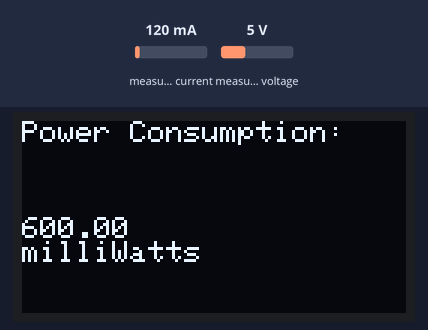
Bench run of a sketch on a simulated ESP32. On the bench: 128×64 one-colour display. Inputs (shaded band) come from the test bench; at power-on: measured current 120 mA, measured voltage 5 V. WiFi joins after 1.5 s; servers stay silent unless stated; what the sketch prints to the serial monitor is not drawn.

Above: at 2.7 s.
2.8 s: measured current set to 40 mA
4.3 s: measured voltage set to 0.3 V
At 4.7 s:
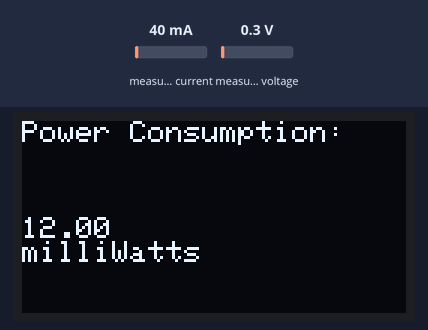
5.8 s: measured current set to 500 mA
At 7.1 s:
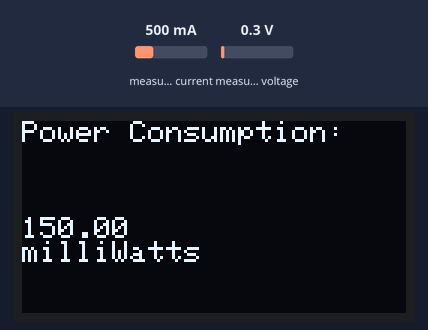
7.4 s: measured voltage set to 3.8 V
At 7.9 s:
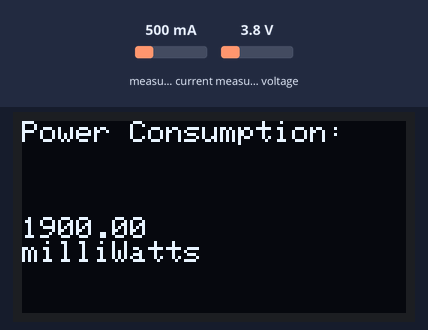
Timing chart, 0 to 9.9 s (numbered marks = the images above; inputs shaded):
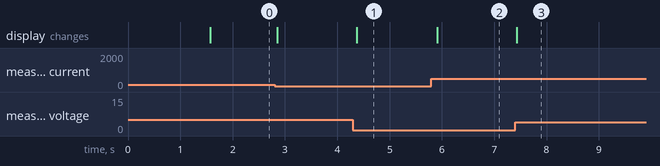

The sketch:

sketch.ino
```cpp
#include <Arduino.h>
#include <WiFi.h>
#include <esp_wifi.h>
#include <Wire.h>
#include <Adafruit_INA219.h>
#include <Adafruit_GFX.h>
#include <Adafruit_SSD1306.h>
#include "config.h"
#include "AdafruitIO_WiFi.h"

// Define the OLED display dimensions
#define SCREEN_WIDTH 128
#define SCREEN_HEIGHT 64

// Create an instance of the display
Adafruit_SSD1306 display(SCREEN_WIDTH, SCREEN_HEIGHT, &Wire, -1); // -1 for no reset pin


//Create Adafruit IO instances for uploading to the cloud
AdafruitIO_Feed *voltage = io.feed("Voltage");
AdafruitIO_Feed *current = io.feed("Current");
AdafruitIO_Feed *power = io.feed("Power");

// Create an INA219 instance
Adafruit_INA219 ina219;

// Gets MAC Address for the esp32, This function is needed
// If you want to communicate with PSU's IoT Network
// Head over to config.h if you want to connect to PSU IoT.
void getMACAddress()
{
  uint8_t baseMACArr[6];
  esp_err_t ret = esp_wifi_get_mac(WIFI_IF_STA, baseMACArr);
  if (ret == ESP_OK){
    Serial.printf("%02x:%02x:%02x:%02x:%02x:%02x\n",
                  baseMACArr[0], baseMACArr[1], baseMACArr[2],
                  baseMACArr[3], baseMACArr[4], baseMACArr[5]);

  }
  else{
    Serial.println("... I couldn't read it...");
  }
}

void send_data_to_screen(float power){

  //get updated power value each time
  power = ina219.getPower_mW();

  //clear display
  display.clearDisplay();

  // Set text size
  display.setTextSize(1);

  // Display the first line of text
  display.setCursor(0, 0); // Column 0, Row 0
  display.println("Power Consumption:\n");

  // Display the second line of text
  display.setCursor(0, 32); // Column 0, Row 32
  display.println(power);
  display.println("milliWatts");

  // Send the buffer to the display
  display.display();

  delay(100);
}

void setup() {

  // Initialize the display
  display.begin(SSD1306_SWITCHCAPVCC, 0x3C);  // Address 0x3C for 128x64
  display.clearDisplay();                       // Clear the buffer

  // Set text color
  display.setTextColor(SSD1306_WHITE);

  Serial.begin(115200);

  // Wait for serial monitor to open
  while(! Serial);
  Serial.println("Hello World!");

  // Initialize Wifi Service
  WiFi.mode(WIFI_STA);
  WiFi.begin();

  // Get the MAC Address. This should run regardless if you have internet or not...
  Serial.print("Your ESP32's MAC address is: ");
  getMACAddress();

  // Connect to Adafruit IO
  Serial.print("Attempting Connection with Adafruit IO");
  io.connect();

  // Check if connection was successful
  while(io.status() < AIO_CONNECTED){
    Serial.print(".");
    delay(500);
  }

  // Initialize INA219
  if (!ina219.begin()){
    Serial.println("Unable to Initialize INA 219 Library");
  while(1);
  }

  // Connection Successful
  Serial.println(io.statusText());
}

void loop() {
  // Fetch values from the INA219
  float voltageValue = ina219.getBusVoltage_V();
  float currentValue = ina219.getCurrent_mA();
  float powerValue = ina219.getPower_mW();

  // Print the results to the Serial Monitor
  //Serial.print("Bus Voltage: ");
  //Serial.print(voltageValue);
  //Serial.println(" V");

  //Serial.print("Current: ");
  //Serial.print(currentValue);
  //Serial.println(" mA");

  Serial.print("Power: ");
  Serial.print(powerValue);
  Serial.println(" mW");

  for (int i = 0; i < 20; ++i){
    send_data_to_screen(powerValue);
  }

  // Send the results to Adafruit IO cloud
  io.run();

  // Save the readings to the Adafruit IO feeds 0
  Serial.println("");
  //voltage->save(String(voltageValue));
  //current->save(String(currentValue));
  power->save(String(powerValue));

  //delay(2000); // Wait for 2 seconds before the next reading (reduces throttle)
}
```

Measured:
- after the input at 4.3 s, the display: changes after 0.07 s (image 1)
- after the input at 5.8 s, the display: changes after 0.11 s (image 2)
- after the input at 7.4 s, the display: changes at once (image 3)
